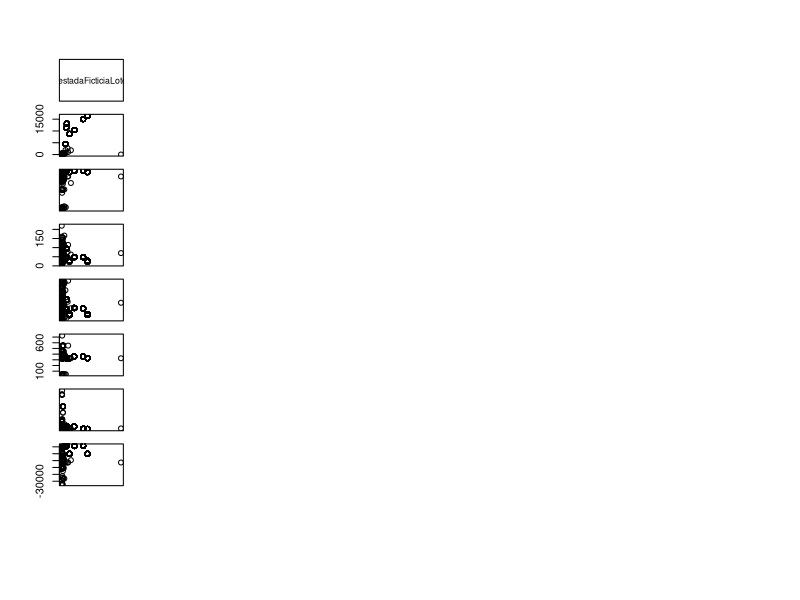

Source code (R): (Note: this script raises an error after producing the figure.)
#Análise de regressão é uma técnica estatística utilizada para investigar a relação existente entre variáveis
#através da construção de uma equação (um modelo). De maneira geral, essa técnica pode ser utilizada
#com vários objetivos, dentre os quais se pode destacar: descrever a relação entre variáveis para entender
#um processo ou fenômeno; prever o valor de uma variável a partir do conhecimento dos valores das outras
#variáveis; substituir a medição de uma variável pela observação dos valores de outras variáveis; controlar
#os valores de uma variável em uma faixa de interesse.


#Inicialmente, os dados devem ser organizados como objetos de dados R, nesse caso como um data frame
#(planilha). Para isso, é necessário que a tabela acima se encontre numa estrutura tabular, na qual as
#colunas representam as variáveis e as linhas representam os indivíduos

imoveis <- read.csv(file = "dataset/imoveis-sirgas-xml-bd.csv", header = TRUE, sep = ";")

#ARTHUR - removendo as datas em branco
imoveis <- imoveis[!(is.na(imoveis$dataCadastroPrefeituraSimples) | imoveis$dataCadastroPrefeituraSimples==""), ]
#ARTHUR - calculando a data cadastro prefeitura com a data atual e jogando na variavel teste
vetorSemDataVazio <- imoveis[!(is.na(imoveis$dataCadastroPrefeituraSimples) | imoveis$dataCadastroPrefeituraSimples==""), ]
imoveis$dataCadastroDiferencaDias <- difftime(as.Date(vetorSemDataVazio$dataCadastroPrefeituraSimples, format = "%d/%m/%Y") ,Sys.Date() , units = c("days"));
#ARTHUR - transformando o valor de dias em numerico
imoveis$dataCadastroDiferencaDias <-as.numeric(as.character(imoveis$dataCadastroDiferencaDias))
#ARTHUR - transformando o valor de enderecoBairro em numerico
imoveis$enderecoImovelBairroNumerico <- as.numeric(imoveis$enderecoImovelBairro)

#ARTHUR - selecionando as colunas
imoveis <- imoveis[imoveis$natureza == "Predial",]
imoveis <- imoveis[,c(25,30,45:49,64,65)]
imoveis <- imoveis[imoveis$valorVenal <= 60000, ]

#Uma maneira fácil de obter algumas estatísticas descritivas das variáveis em estudo é através do comando
#summary(), que retorna as estatísticas mínimo, quartis, média e máximo. Para medir a variabilidade,
#utilize as funções var() e sd() para obter a variância e o desvio padrão.

summary(imoveis)
str(imoveis)

#Para verificar a existência de alguma relação entre Salário e Experiência, deve-se construir um Diagrama
#de Dispersão para as duas variáveis:
plot(imoveis)

#Para calcular o Coeficiente de Correlação Linear de Pearson entre as variáveis, utilize a função cor:
cor(imoveis)

cor(imoveis$valorVenal, imoveis$areaTotalConstruidaSimples)
plot(imoveis$valorVenal, imoveis$areaTotalConstruidaSimples)
boxplot(imoveis$valorVenal, imoveis$areaTotalConstruidaSimples)

#Observe que o R retornou o valor 0.9735413 o que evidencia uma forte relação linear entre as variáveis
#em estudo. Para avaliar se esse resultado é significativo, pode-se realizar um Teste de Hipóteses para a
#o Coeficiente de Correlação (supondo que as suposições do teste sejam satisfeitas)

cor.test(imoveis$valorVenal, imoveis$areaTotalConstruidaSimples)

#Como o Valor P do teste (p-value < 2.2e-16) é bem pequeno, conclui-se que o valor do Coeficiente de
#Correlação Linear de Pearson tem significância Estatística.

#Ajuste do Modelo Linear
#Sejam X e Y, respectivamente, as variáveis Experiência (explicativa) e Salário (resposta). Propõe-se um
#modelo de regressão linear de primeira ordem, dado pela equação: Y = β0 + β1X + ², onde β0 e β1 são
#parâmetros desconhecidos e ²é o erro aleatório.
#Para ajustar um modelo de regressão linear no R utiliza-se a função lm:

ajuste=lm(imoveis$valorVenal ~ imoveis$areaTotalConstruidaSimples + imoveis$testadaFicticiaLote)
ajuste

#Note que função lm() é chamada com o formato lm(y ˜ x), ou seja, a variável resposta é y e a preditora
#é x, sempre nessa ordem.

#O R retorna o valor dos coeficientes de β0 e β1 estimados via Método de Mínimos Quadrados. Logo, a
#equação da reta ajustada é dada por Y = -3463.2   + 606.6Xi.
#Com a função summary, diversas medidas descritivas úteis para a análise do ajuste podem ser obtidas:

summary(ajuste)

#Com a função anova, pode-se construir a Tabela da Análise de Variância:

anova(ajuste)

#Para esboçar a reta ajustada no diagrama de dispersão, utilize a função abline:

plot(imoveis$valorVenal, imoveis$areaTotalConstruidaSimples)
abline(lm(imoveis$valorVenal ~ imoveis$areaTotalConstruidaSimples))

#Para construir os Intervalos de Confiança (95%) para os coeficientes da regressão, utiliza-se o seguinte
#comando:

confint(ajuste)

#Para avaliar as suposições de que os erros possuem variância constante e são não correlacionados entre
#si, construa os gráficos de “Resíduos versus Valores Ajustados da Variável Resposta” e “Resíduos versus
#Valores da Variável Explicativa":

plot(fitted(ajuste),residuals(ajuste),xlab="Valores Ajustados",ylab="Resíduos")
abline(h=0)
plot(imoveis$valorVenal,residuals(ajuste),xlab="Experiência",ylab="Resíduos")
abline(h=0)
